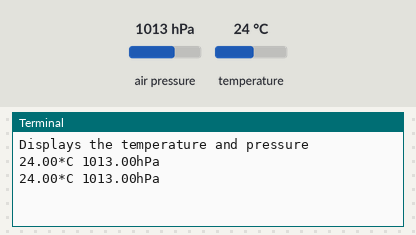
Bench run of a program on a simulated Raspberry Pi (BCM pin numbers). Shown: the last lines printed to the terminal. The inputs (shaded band) are chosen by the test bench; at power-on: air pressure 1013 hPa, temperature 24 °C.

Above: at 1.2 s.
1.3 s: air pressure set to 952 hPa
At 2.5 s:
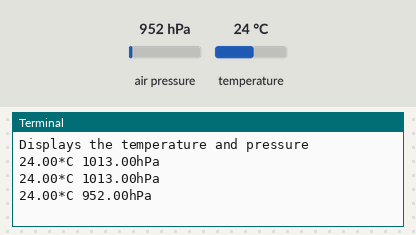
2.8 s: temperature set to 12 °C
At 3.4 s:
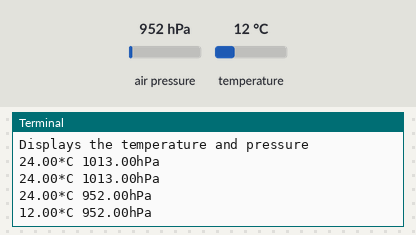
4.3 s: air pressure set to 975 hPa
At 5.8 s:
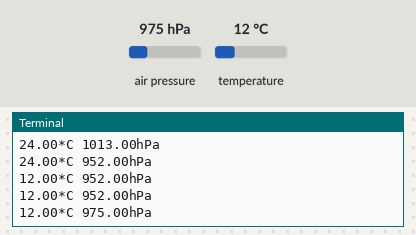
Timing chart, 0 to 7.3 s (numbered marks = the images above; inputs shaded):
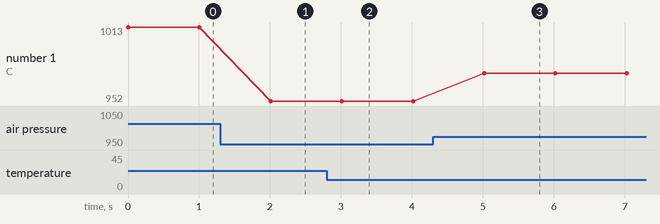

The program:

temperature-and-pressure.py
```python
#!/usr/bin/env python

import time
from bmp280 import BMP280

try:
    from smbus2 import SMBus
except ImportError:
    from smbus import SMBus

print("""Displays the temperature and pressure""")

# Initialise the BMP280
bus = SMBus(1)
bmp280 = BMP280(i2c_dev=bus)

while True:
    temperature = bmp280.get_temperature()
    pressure = bmp280.get_pressure()

    print('{:05.2f}*C {:05.2f}hPa'.format(temperature, pressure))
    time.sleep(1)
```

Measured:
- after the input at 1.3 s, the terminal: prints a new line after 0.71 s (image 1)
- after the input at 2.8 s, the terminal: prints a new line after 0.21 s (image 2)
- after the input at 4.3 s, the terminal: prints a new line after 0.72 s (image 3)
- plotted number 1: 1013 → 952 after the input at 1.3 s, 952 → 975 after the input at 4.3 s
